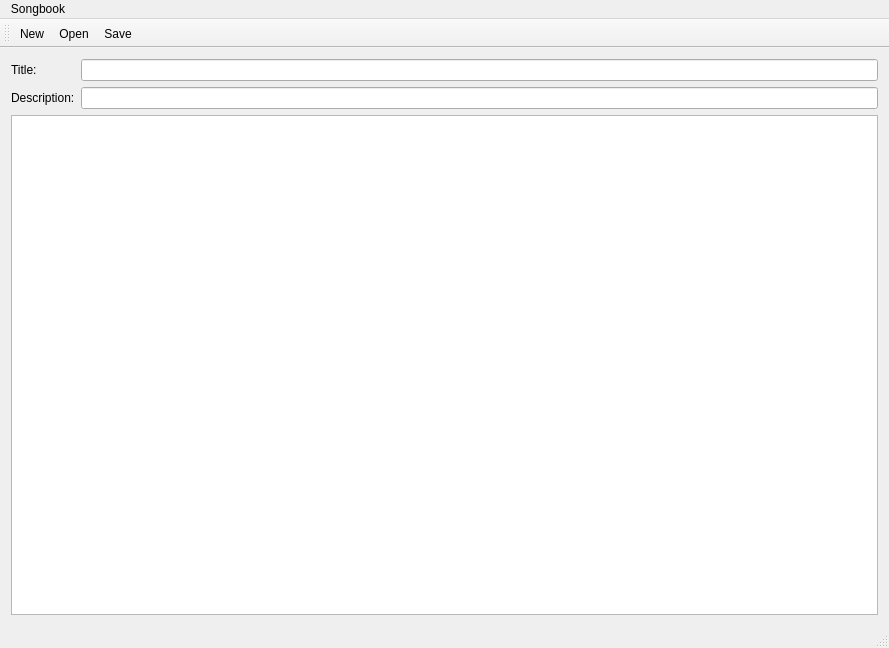
<?xml version="1.0" encoding="UTF-8"?>
<ui version="4.0">
 <class>SongbookEditor</class>
 <widget class="QMainWindow" name="SongbookEditor">
  <property name="geometry">
   <rect>
    <x>0</x>
    <y>0</y>
    <width>889</width>
    <height>648</height>
   </rect>
  </property>
  <property name="windowTitle">
   <string>SongbookEditor</string>
  </property>
  <widget class="QWidget" name="centralWidget">
   <layout class="QGridLayout" name="gridLayout">
    <item row="0" column="0">
     <widget class="QLabel" name="label">
      <property name="text">
       <string>Title:</string>
      </property>
     </widget>
    </item>
    <item row="0" column="1">
     <widget class="QLineEdit" name="title"/>
    </item>
    <item row="1" column="0">
     <widget class="QLabel" name="label_2">
      <property name="text">
       <string>Description:</string>
      </property>
     </widget>
    </item>
    <item row="1" column="1">
     <widget class="QLineEdit" name="description"/>
    </item>
    <item row="2" column="0" colspan="2">
     <widget class="QTableView" name="songTable"/>
    </item>
   </layout>
  </widget>
  <widget class="QMenuBar" name="menuBar">
   <property name="geometry">
    <rect>
     <x>0</x>
     <y>0</y>
     <width>889</width>
     <height>19</height>
    </rect>
   </property>
   <widget class="QMenu" name="menuSongbook">
    <property name="title">
     <string>Songbook</string>
    </property>
    <addaction name="actionNew"/>
    <addaction name="actionOpen"/>
   </widget>
   <addaction name="menuSongbook"/>
  </widget>
  <widget class="QToolBar" name="mainToolBar">
   <attribute name="toolBarArea">
    <enum>TopToolBarArea</enum>
   </attribute>
   <attribute name="toolBarBreak">
    <bool>false</bool>
   </attribute>
   <addaction name="actionNew"/>
   <addaction name="actionOpen"/>
   <addaction name="actionSave"/>
  </widget>
  <widget class="QStatusBar" name="statusBar"/>
  <action name="actionSaveAs">
   <property name="text">
    <string>Save as ...</string>
   </property>
   <property name="iconText">
    <string>Save to a file ...</string>
   </property>
   <property name="toolTip">
    <string>Save songbook as another file</string>
   </property>
   <property name="statusTip">
    <string>Save song as another file</string>
   </property>
   <property name="visible">
    <bool>true</bool>
   </property>
   <property name="iconVisibleInMenu">
    <bool>true</bool>
   </property>
  </action>
  <action name="actionUndo">
   <property name="text">
    <string>Undo</string>
   </property>
   <property name="toolTip">
    <string>Undo last action</string>
   </property>
   <property name="statusTip">
    <string>Undo last action</string>
   </property>
   <property name="shortcut">
    <string>Ctrl+Z</string>
   </property>
  </action>
  <action name="actionRedo">
   <property name="text">
    <string>Redo</string>
   </property>
   <property name="toolTip">
    <string>Redo last undid action</string>
   </property>
   <property name="statusTip">
    <string>Redo last undid action</string>
   </property>
   <property name="shortcut">
    <string>Ctrl+Y</string>
   </property>
  </action>
  <action name="actionSave">
   <property name="text">
    <string>Save</string>
   </property>
   <property name="toolTip">
    <string>Save changes</string>
   </property>
   <property name="statusTip">
    <string>Save changes</string>
   </property>
   <property name="shortcut">
    <string>Ctrl+S</string>
   </property>
  </action>
  <action name="actionExit">
   <property name="text">
    <string>Exit</string>
   </property>
   <property name="toolTip">
    <string>Exit editing</string>
   </property>
   <property name="statusTip">
    <string>Exit editing</string>
   </property>
   <property name="shortcut">
    <string>Ctrl+Q</string>
   </property>
   <property name="menuRole">
    <enum>QAction::TextHeuristicRole</enum>
   </property>
  </action>
  <action name="actionOpen">
   <property name="text">
    <string>Open ...</string>
   </property>
   <property name="iconText">
    <string>Open</string>
   </property>
   <property name="toolTip">
    <string>Open songbook</string>
   </property>
   <property name="statusTip">
    <string>Open song</string>
   </property>
   <property name="shortcut">
    <string>Ctrl+O</string>
   </property>
  </action>
  <action name="actionNew">
   <property name="text">
    <string>New</string>
   </property>
   <property name="toolTip">
    <string>Create new songbook</string>
   </property>
   <property name="statusTip">
    <string>Create new song</string>
   </property>
   <property name="shortcut">
    <string>Ctrl+N</string>
   </property>
  </action>
  <action name="actionCut">
   <property name="text">
    <string>Cut</string>
   </property>
   <property name="toolTip">
    <string>Cut to clipboard</string>
   </property>
   <property name="statusTip">
    <string>Cut to clipboard</string>
   </property>
   <property name="shortcut">
    <string>Ctrl+X</string>
   </property>
  </action>
  <action name="actionPaste">
   <property name="text">
    <string>Paste</string>
   </property>
   <property name="toolTip">
    <string>Paste from clipboard</string>
   </property>
   <property name="statusTip">
    <string>Paste from clipboard</string>
   </property>
   <property name="shortcut">
    <string>Ctrl+V</string>
   </property>
  </action>
  <action name="actionCopy">
   <property name="text">
    <string>Copy</string>
   </property>
   <property name="toolTip">
    <string>Copy to clipboard</string>
   </property>
   <property name="statusTip">
    <string>Copy to clipboard</string>
   </property>
   <property name="shortcut">
    <string>Ctrl+C</string>
   </property>
  </action>
  <action name="actionShow_preview">
   <property name="checkable">
    <bool>true</bool>
   </property>
   <property name="checked">
    <bool>true</bool>
   </property>
   <property name="enabled">
    <bool>true</bool>
   </property>
   <property name="text">
    <string>Show preview</string>
   </property>
   <property name="toolTip">
    <string>Show preview of generated output</string>
   </property>
   <property name="statusTip">
    <string>Show preview of generated output</string>
   </property>
  </action>
 </widget>
 <layoutdefault spacing="6" margin="11"/>
 <resources/>
 <connections/>
</ui>
